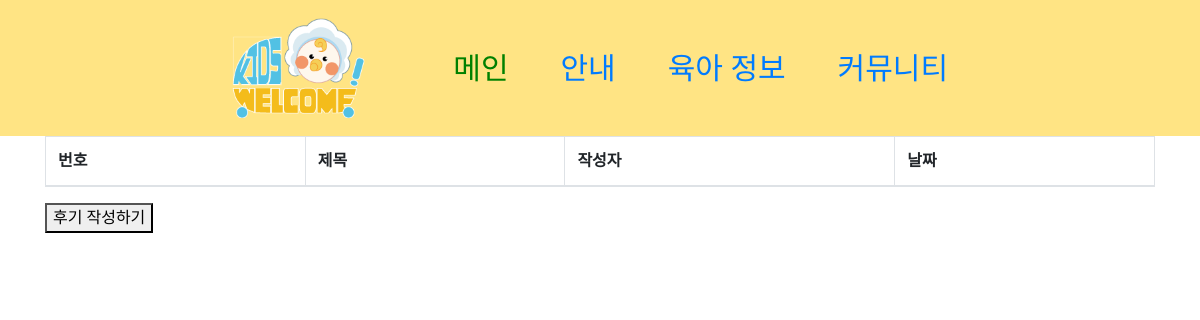
Page /zone/99/comment/ on the earlier database version.
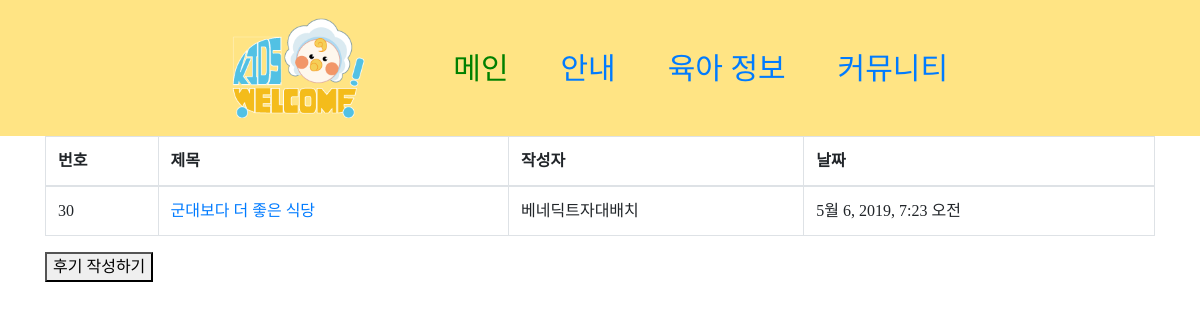
Same page on the later database version.
### zone/models.py (models this page shows)
class Review(models.Model):
        title = models.CharField(max_length=30)
        writer = models.CharField(max_length=100)
        your_review = models.TextField()
        image = models.FileField()
        password = models.CharField(max_length=50)
        kidszoneID = models.IntegerField(blank=True, default=0)
        created_at=models.DateTimeField(auto_now_add=True)
        updated_at=models.DateTimeField(auto_now=True)

### zone/views.py (the view)
# urls.py: path('<int:id>/comment/', views.comment, name="comment"),
def comment(request,id):
    reviews = Review.objects.filter(kidszoneID = id)
    kidszoneid = id
    return render(request,'zone/comment.html',{ 'reviews': reviews, 'kidszoneid': kidszoneid })

### zone/templates/zone/comment.html
{% extends 'base.html' %}
{% block content %}
<div class="container">
    <table class="table table-bordered table-hover">
        <thead class="th">
            <tr>
                <th>번호</th>
                <th>제목</th>
                <th>작성자</th>
                <th>날짜</th>
            </tr>
        </thead>
        <tbody>
            {% for adj in reviews %}
            <tr>
                <td>{{ adj.pk }}</td>
                <td>
                <a href="{% url 'co_show' id=adj.id %}">{{ adj.title }}</a>
                </td>
                <td>{{ adj.writer }}</td>
                <td>{{ adj.created_at }}</td>
            </tr>
            {% endfor %}
        </tbody>
    </table>
    <form action="{% url 'co_create' kidszoneid %}" method="GET">
        <button type="submit">후기 작성하기</button>
    </form>
</div>
{% endblock %}

Differences in the rows shown:
added Review: pk "30", title "군대보다 더 좋은 식당", writer "베네딕트자대배치", created_at "5월 6, 2019, 7:23 오전"
